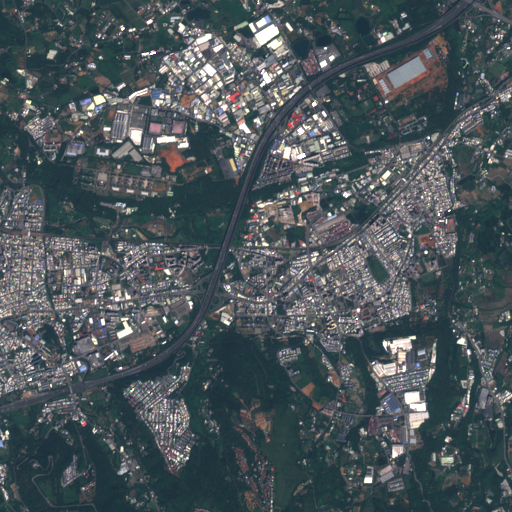
#> input picture SRCNN_PYTORCH/BSR/BSDS500/data/images/train/T51RUH_20201002T022549_TCI_0208.png, 512 x 512 px, given as the content of the folder yang91/, which was not available
$ python prepare_data.py
#> lines starting #> are read from the running program, lines starting #| are printed output that depends on the picture; after the words box and inside, x2 and y2 are one past the last pixel; in counts of white or black regions, pixels touching at a corner belong together; pictures that were not available may be replaced by others from this repository, and a replacement may not be noted
# -*- coding: utf-8 -*-
import os
import cv2
import h5py
import numpy
#DATA_PATH = "/home/savath/Desktop/WazirSuperResolution/EEDS-keras/Train/"
DATA_PATH = "yang91/"
Random_Crop = 10
Patch_size = 48
label_size = 96
scale = 2


def prepare_training_data():
    names = os.listdir(DATA_PATH)
    names = sorted(names)
    nums = names.__len__()

    data = numpy.zeros((nums * Random_Crop, 1, Patch_size, Patch_size), dtype=numpy.double)
    label = numpy.zeros((nums * Random_Crop, 1, label_size, label_size), dtype=numpy.double)

    for i in range(nums):
        name = DATA_PATH + names[i]
        hr_img = cv2.imread(name, cv2.IMREAD_COLOR)
#> hr_img is the input picture: shape (512, 512, 3); mean B, G, R 90.1, 86, 75.9
        shape = hr_img.shape
#> shape = (512, 512, 3)

        hr_img = cv2.cvtColor(hr_img, cv2.COLOR_BGR2YCrCb)
#> hr_img: shape (512, 512, 3); mean of channels 0, 1, 2 83.4, 122.7, 131.8
        hr_img = hr_img[:, :, 0]
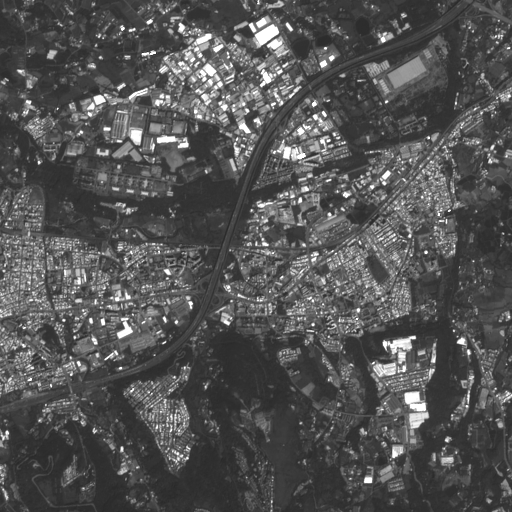
#> hr_img: shape (512, 512); min 41, max 255, mean 83.4

        # produce Random_Crop random coordinate to crop training img
        if(min(shape[0], shape[1]) - label_size < 0):
            continue
        Points_x = numpy.random.randint(0, min(shape[0], shape[1]) - label_size, Random_Crop)
        Points_y = numpy.random.randint(0, min(shape[0], shape[1]) - label_size, Random_Crop)

        for j in range(Random_Crop):
            hr_patch = hr_img[Points_x[j]: Points_x[j] + label_size, Points_y[j]: Points_y[j] + label_size]
            lr_patch = cv2.resize(hr_patch, (label_size // scale, label_size // scale), cv2.INTER_CUBIC)

            lr_patch = lr_patch.astype(float) // 255.
            hr_patch = hr_patch.astype(float) // 255.

            data[i * Random_Crop + j, 0, :, :] = lr_patch
            label[i * Random_Crop + j, 0, :, :] = hr_patch
#> this loop made 10 passes
#> pass 1, in prepare_training_data, `hr_patch = hr_img[Points_x[j]: Points_x[j] + label_size, Points_y[j]: ..`:
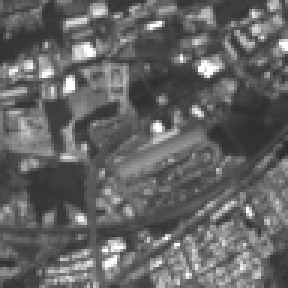
#> hr_patch: shape (96, 96) (shown 3 times larger); min 43, max 255, mean 100.5
#> pass 1, in prepare_training_data, `lr_patch = cv2.resize(hr_patch, (label_size // scale, label_size // sc..`:
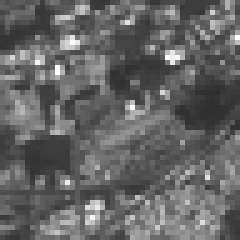
#> lr_patch: shape (48, 48) (shown 5 times larger); min 47, max 255, mean 100.6
#> pass 1, in prepare_training_data, `lr_patch = lr_patch.astype(float) // 255.`:
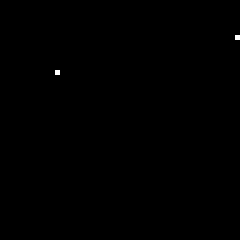
#> lr_patch: shape (48, 48) float64 (shown 5 times larger); values 0 (black) and 1 (white), 0.09% white in thin lines or dots, all inside (x1, y1, x2, y2) = (11, 7, 48, 15)
#> pass 1, in prepare_training_data, `hr_patch = hr_patch.astype(float) // 255.`:
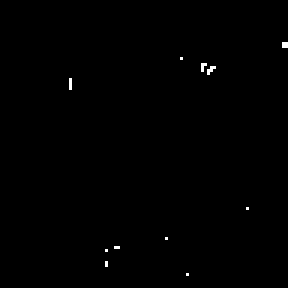
#> hr_patch: shape (96, 96) float64 (shown 3 times larger); values 0 (black) and 1 (white), 0.28% white in thin lines or dots, all inside (x1, y1, x2, y2) = (23, 14, 96, 92)
#> after the loop:
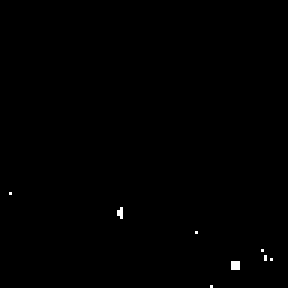
#> hr_patch: shape (96, 96) float64 (shown 3 times larger); values 0 (black) and 1 (white), 0.24% white in thin lines or dots, all inside (x1, y1, x2, y2) = (3, 64, 91, 96)
#> after the loop: lr_patch: shape (48, 48) float64; values 0 (black) and 1 (white), 0.04% white in thin lines or dots, all inside (x1, y1, x2, y2) = (39, 44, 40, 45)
            # cv2.imshow("lr", lr_patch)
            # cv2.imshow("hr", hr_patch)
            # cv2.waitKey(0)
    return data, label


def write_hdf5(data, labels, output_filename):
    """
    This function is used to save image data and its label(s) to hdf5 file.
    output_file.h5,contain data and label
    """

    x = data.astype(numpy.float32)
    y = labels.astype(numpy.float32)

    with h5py.File(output_filename, 'w') as h:
        h.create_dataset('data', data=x, shape=x.shape)
        h.create_dataset('label', data=y, shape=y.shape)
        # h.create_dataset()


def read_training_data(file):
    with h5py.File(file, 'r') as hf:
        data = numpy.array(hf.get('data'))
        label = numpy.array(hf.get('label'))
        train_data = numpy.transpose(data, (0, 2, 3, 1))
        train_label = numpy.transpose(label, (0, 2, 3, 1))
        return train_data, train_label


if __name__ == "__main__":
    data, label = prepare_training_data()
    write_hdf5(data, label, "Alittle_train.h5")
    # _, _a = read_training_data("train.h5")
    # _, _a = read_training_data("test.h5")
